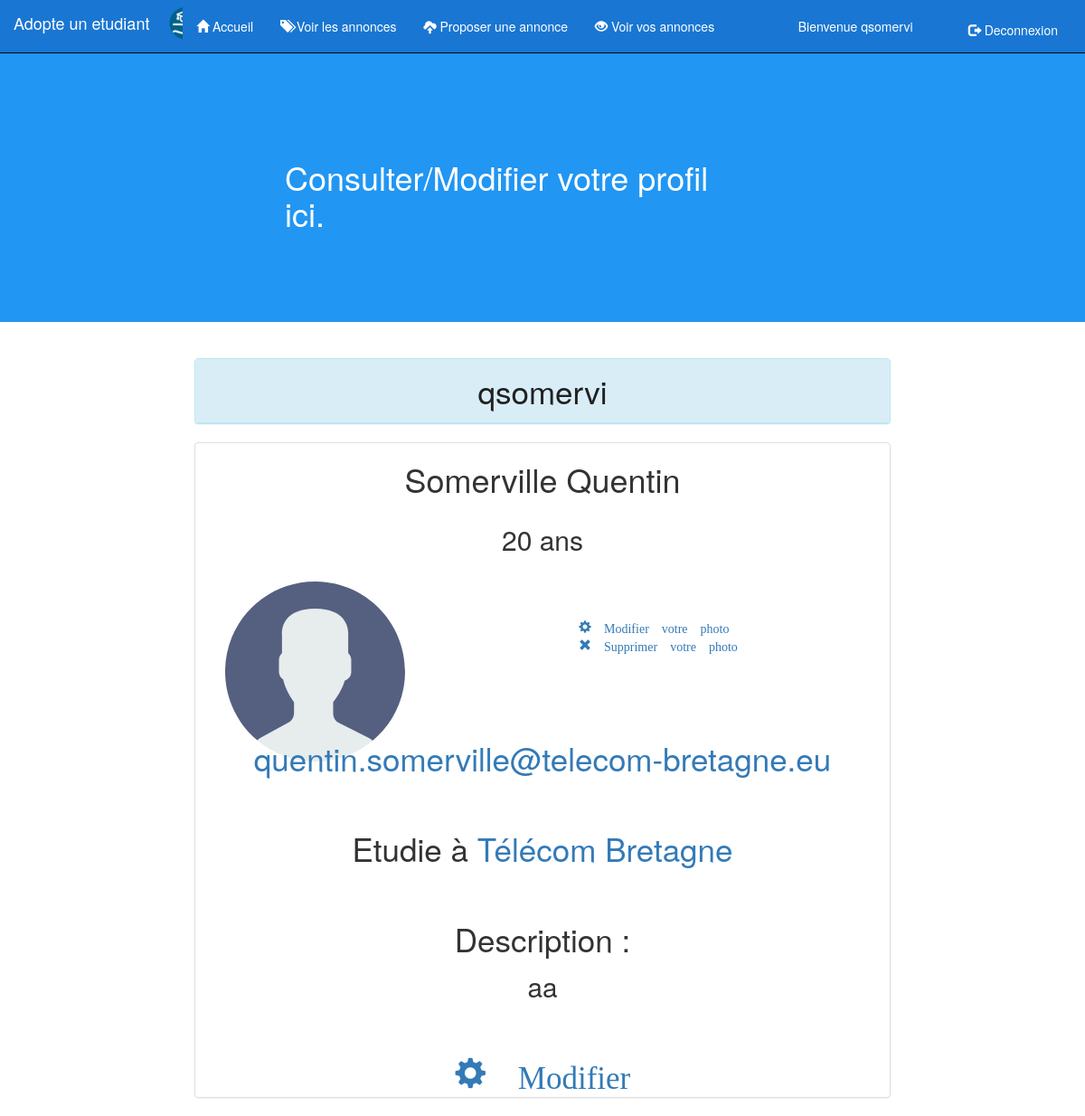
Before: /profil/ (signed in) with the older database file.
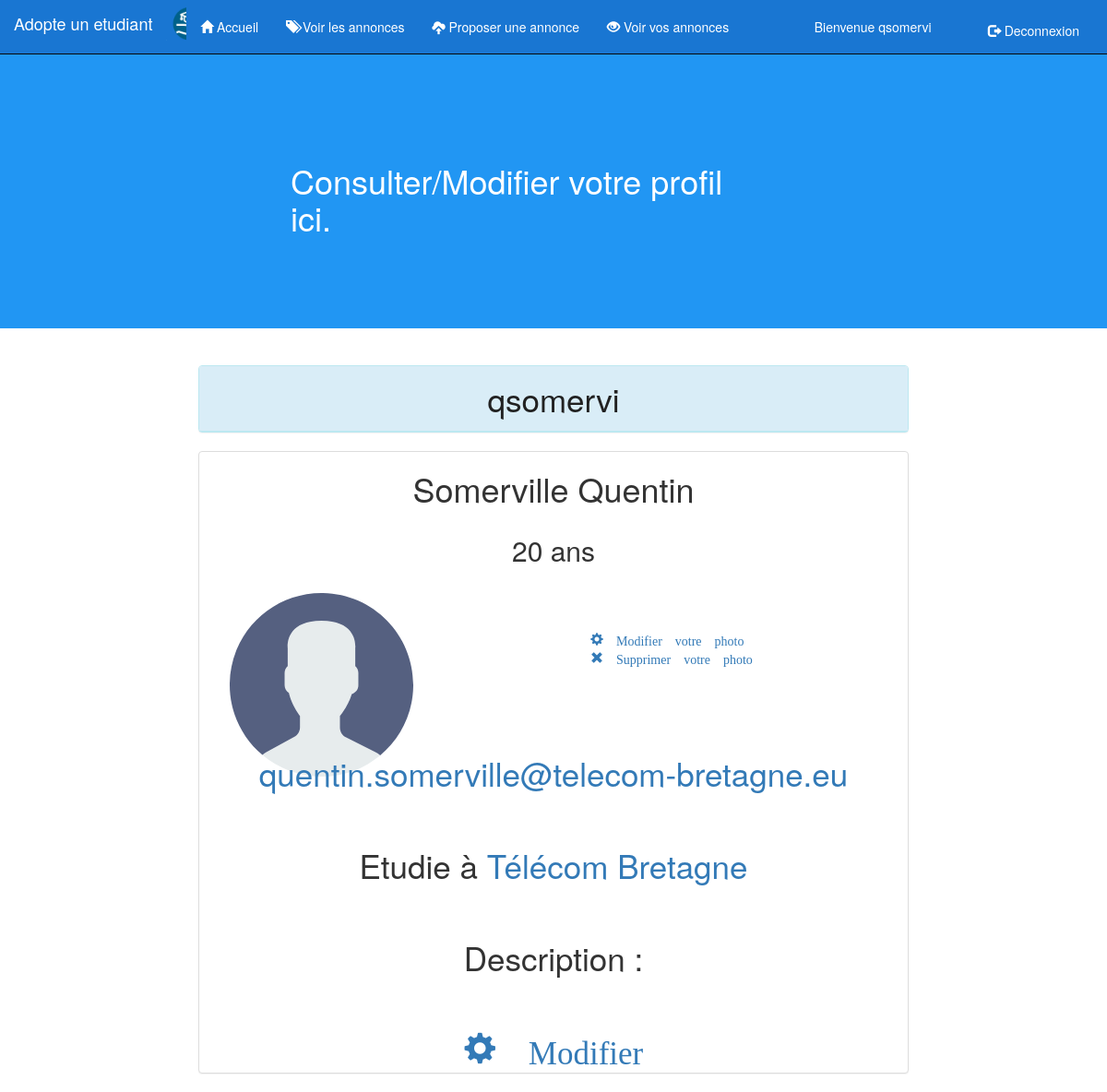
After: the same page with the newer database file.
### profils/models.py (models this page shows, shortened)
class Profil(models.Model):
    user = models.OneToOneField(User)
    age = models.IntegerField()
    photo = models.ImageField(upload_to="photos/")
    is_student = models.BooleanField()
    ecole = models.CharField(null=True, max_length=100)
    description = models.TextField(null=True)
    sexe = models.CharField(max_length=10)

### profils/views.py (the view)
# urls.py: url(r'^profil/?$', views.profil, name = 'profil'),
def profil(request):
    if request.user.is_authenticated:
        profil = Profil.objects.get(user = request.user)
        return render(request, 'profils/voir_profil.html', locals())
    else:
        return redirect(connexion)

### profils/templates/profils/voir_profil.html (shortened to what this page needs)
<!DOCTYPE html>
<html lang="fr">
<head>
    {% load static %}
    <link rel="stylesheet" href="{% static 'style.css' %}" >
    <link rel="stylesheet" href="{% static 'css/bootstrap.css' %}">
</head>
<body>
	<div class="container-fluid">
		<nav class="navbar navbar-inverse navbar-fixed-top" style= "background-color: #1976D2">
		  <div class="container-fluid" >
		    <div id="navbar" style="display: inline-block;">
		    </div>
		    <div class="navbar-header" >
		      <a class="navbar-brand" href="/" style="color :#FFFFFF">Adopte un etudiant</a>
		    </div>
		    <div id="navbar" class="collapse navbar-collapse" >
			    <ul class="nav navbar-nav" style=" margin : -4% 0 0 16%" >
			        <li class="active" ><a href="/" style="background-color: #1976D2"><span class="glyphicon glyphicon-home"></span> Accueil</a></li>
			        <li><a href="/annonces" style="color:#FFFFFF"><span class="glyphicon glyphicon-tags"></span> Voir les annonces</a></li>
			        <li><a href="/proposer_annonce" style="color:#FFFFFF"><span class="glyphicon glyphicon-cloud-upload"></span> Proposer une annonce</a></li>
			        <li><a href="/voir_annonces_perso/a_faire" style="color:#FFFFFF"><span class="glyphicon glyphicon-eye-open"></span> Voir vos annonces</a></li>
			    </ul>
			    <ul class="nav navbar-nav" style=" float:right;margin :-3% 15% 0 16%">
			    	<li style="color:#FFFFFF">Bienvenue {{ request.user.username }} </li>
			    </ul>
			    <ul class="nav navbar-nav navbar-right" style=" float:right; margin : -4% 0 0 16%">
			        <li><a href="/deconnexion" style="color:#FFFFFF"><span class="glyphicon glyphicon-log-out"></span> Deconnexion </a></li>
			    </ul>
		    </div>
		  </div>
		</nav>
	</div>
	<div class="container-fluid" style="margin-top: 3%;">
		<div class="row" style="background-color: #2196F3" >
			<div class="col-lg-5 col-lg-offset-3" style="margin-top :10%;min-height: 200px">
				<h1 style="color:#FFFFFF"> Consulter/Modifier votre profil ici. </h1>
			</div>
		</div>
		<br>
		<br>
		<div class="row">
			<div class="col-lg-8 col-lg-offset-2">
				<div class="panel panel-info" >
					<div class="panel-heading" style="color:#212121;text-align:center;font-size: 250%">
						{{ profil.user.username }}
					</div>
				</div>
				<div class="panel panel-default">
					<div class="row" style="text-align:center">
							<h1>{{ profil.user.last_name|capfirst }} {{ profil.user.first_name|capfirst }}</h1>
					</div>
					<div class="row" style="text-align:center">
						<h2>{{ profil.age}} ans</h2>
					</div>
					<div class="row" style="text-align: left" >
						<br/>
						<img src="{{profil.photo.url }}" width="25%" heigth="25%" style="margin-left: 6%"/>
						<ul style="margin-left:50%; margin-top:-20%;list-style-type:none ">
							<li><a href="/modifier_photo/" ><span class="glyphicon glyphicon-cog"> Modifier votre photo
							</span></a></li>
							<li> <a href="/supprimer_photo/"> <span class="glyphicon glyphicon-remove"> Supprimer votre photo </span> </a> </li>
						</ul>
						<br/>
						<br>
						<br>
						<br>
					</div>
					<div class="row" style="text-align:center">
						<a href="mailto:{{profil.user.email}}" style="font-size:250%">{{ profil.user.email }} </a>
					</div>
					<div clas="row" style="text-align: center;font-size:250%">
						{% if profil.is_student %}<br>
							Etudie à <a href:"http://www.telecom-bretagne.eu"> {{ profil.ecole }} </a></br><br>
						{% endif %}
					</div>
					<div clas="row" style="text-align: center;font-size:250%">
						Description :<br/>
						<small> {{ profil.description }} </small>
					</div>
					<div class="row" style="text-align: center;font-size:250% "><br>
						<a href="/modifier_profil/"><span class="glyphicon glyphicon-cog"> Modifier</span></a>
					</div>
				</div>
			</div>
		</div>
	</div>
</body>
</html>

Changed rows visible on the page:
changed Profil "Télécom Bretagne": description "aa" → (not shown)
